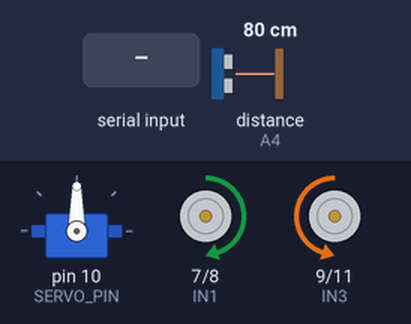
Recording of a sketch running on a simulated Arduino Uno, built with avr-gcc and run on an emulated ATmega328P. Shown: servo, motor-driver pin pairs drawn as motors (green arrow = first pin HIGH = forward, orange = second pin HIGH = backward, longer = more drive, scaled by the enable pin). Wiring (inferred from the names in the program): ultrasonic range finder: trigger A5; echo A4. The test bench sets the inputs (shaded band); at power-on: distance to the obstacle (sensor on A4) 80 cm. The echo pulse lasts 58.3 µs per cm.

Above: at 1.2 s.
1.3 s: distance to the obstacle (sensor on A4) set to 23 cm
2.8 s: distance to the obstacle (sensor on A4) set to 19 cm
At 4.0 s:
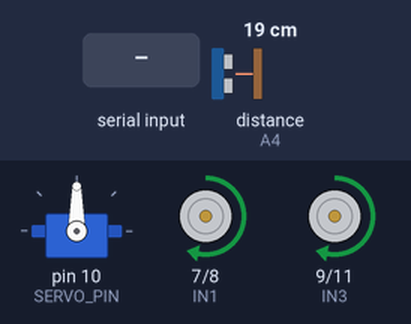
5.8 s: "30,150\n" received over Serial
At 8.5 s:
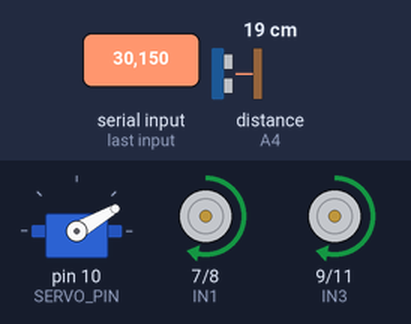
8.8 s: "0\n" received over Serial
At 10.0 s:
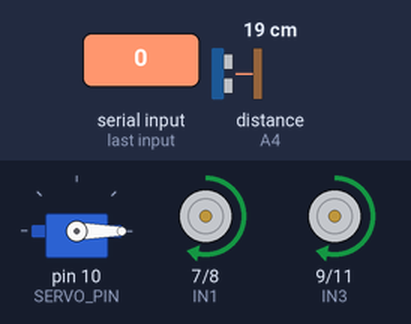
11.8 s: distance to the obstacle (sensor on A4) set to 35 cm
13.3 s: "30,150\n" received over Serial
At 14.4 s:
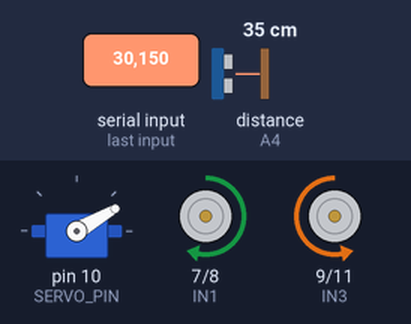
Timing chart, 0 to 15.8 s (numbered marks = the images above; inputs shaded):
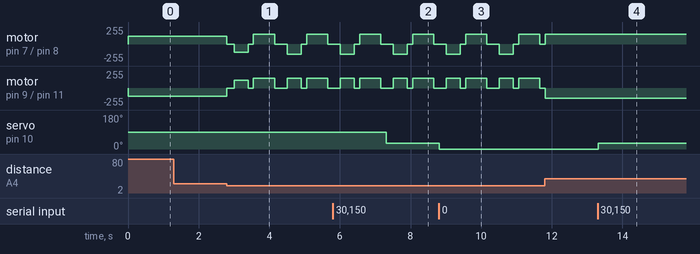

Measured:
- the behaviour switches between 21 and 20 cm on distance to the obstacle (sensor on A4) (found by bisection; images 0 and 1)
- after the input at 1.3 s, every drawn part: stays the same
- after the input at 5.8 s, servo on pin 10 (SERVO_PIN): 90° → 30° after 1.5 s
- after the input at 8.8 s, servo on pin 10 (SERVO_PIN): 30° → 0° at once
- after the input at 13.3 s, servo on pin 10 (SERVO_PIN): 0° → 30° at once

The sketch:

sketch_smartcar.ino
```cpp
#include <Servo.h>

// ---------------- MOTOR PINS ----------------
#define ENA 6
#define IN3 9
#define IN4 11
#define ENB 5
#define IN1 7
#define IN2 8

// ---------------- ULTRASONIC + SERVO ----------------
#define ECHO A4
#define TRIG A5
#define SERVO_PIN 10   // IMPORTANT: match your RasPi system (pin 10 in doc)

#define OBSTACLE_DISTANCE 20

Servo scanServo;

// Serial input buffer
String inputString = "";
bool stringComplete = false;

// ---------------------------------------------------
void setup() {
  Serial.begin(9600);

  pinMode(ENA, OUTPUT);
  pinMode(IN3, OUTPUT);
  pinMode(IN4, OUTPUT);
  pinMode(ENB, OUTPUT);
  pinMode(IN1, OUTPUT);
  pinMode(IN2, OUTPUT);

  pinMode(TRIG, OUTPUT);
  pinMode(ECHO, INPUT);

  scanServo.attach(SERVO_PIN);
  scanServo.write(90); // center

  inputString.reserve(10);
}

// ---------------------------------------------------
void loop() {

  // ===== SERIAL SERVO CONTROL (FROM RASPBERRY PI) =====
  if (stringComplete) {
    int angle = inputString.toInt();

    if (angle >= 0 && angle <= 180) {
      scanServo.write(angle);   // Pi controls servo
    }

    inputString = "";
    stringComplete = false;
  }

  // ===== OBSTACLE AVOIDANCE (AUTONOMOUS MOVEMENT) =====
  long frontDist = getDistance();

  if (frontDist < OBSTACLE_DISTANCE) {
    avoidObstacle();
  } else {
    moveForward(120);
  }
}

// ---------------- SERIAL EVENT ----------------
void serialEvent() {
  while (Serial.available()) {
    char inChar = (char)Serial.read();

    if (inChar == '\n') {
      stringComplete = true;
    } else {
      inputString += inChar;
    }
  }
}

// ---------------- MOVEMENT FUNCTIONS ----------------
void moveForward(int speed) {
  analogWrite(ENA, speed);
  analogWrite(ENB, speed);
  digitalWrite(IN1, HIGH); digitalWrite(IN2, LOW);
  digitalWrite(IN3, LOW);  digitalWrite(IN4, HIGH);
}

void moveBackward(int speed) {
  analogWrite(ENA, speed);
  analogWrite(ENB, speed);
  digitalWrite(IN1, LOW); digitalWrite(IN2, HIGH);
  digitalWrite(IN3, HIGH); digitalWrite(IN4, LOW);
}

void pivotLeft(int speed) {
  analogWrite(ENA, speed);
  analogWrite(ENB, speed);
  digitalWrite(IN1, LOW); digitalWrite(IN2, HIGH);
  digitalWrite(IN3, LOW); digitalWrite(IN4, HIGH);
}

void pivotRight(int speed) {
  analogWrite(ENA, speed);
  analogWrite(ENB, speed);
  digitalWrite(IN1, HIGH); digitalWrite(IN2, LOW);
  digitalWrite(IN3, HIGH); digitalWrite(IN4, LOW);
}

void stopCar() {
  digitalWrite(IN1, LOW); digitalWrite(IN2, LOW);
  digitalWrite(IN3, LOW); digitalWrite(IN4, LOW);
  analogWrite(ENA, 0);
  analogWrite(ENB, 0);
}

// ---------------- DISTANCE FUNCTION ----------------
long getDistance() {
  digitalWrite(TRIG, LOW);
  delayMicroseconds(2);
  digitalWrite(TRIG, HIGH);
  delayMicroseconds(10);
  digitalWrite(TRIG, LOW);

  long duration = pulseIn(ECHO, HIGH, 25000);
  if (duration == 0) return 999;

  return duration * 0.034 / 2;
}

// ---------------- OBSTACLE AVOIDANCE ----------------
void avoidObstacle() {
  stopCar();
  delay(200);

  moveBackward(120);
  delay(400);

  stopCar();
  delay(150);

  // NOTE: we DO NOT rotate servo here anymore
  // because Raspberry Pi is controlling it

  // Simple random decision (or fixed)
  pivotRight(150);
  delay(600);

  stopCar();
  delay(150);
}
```
